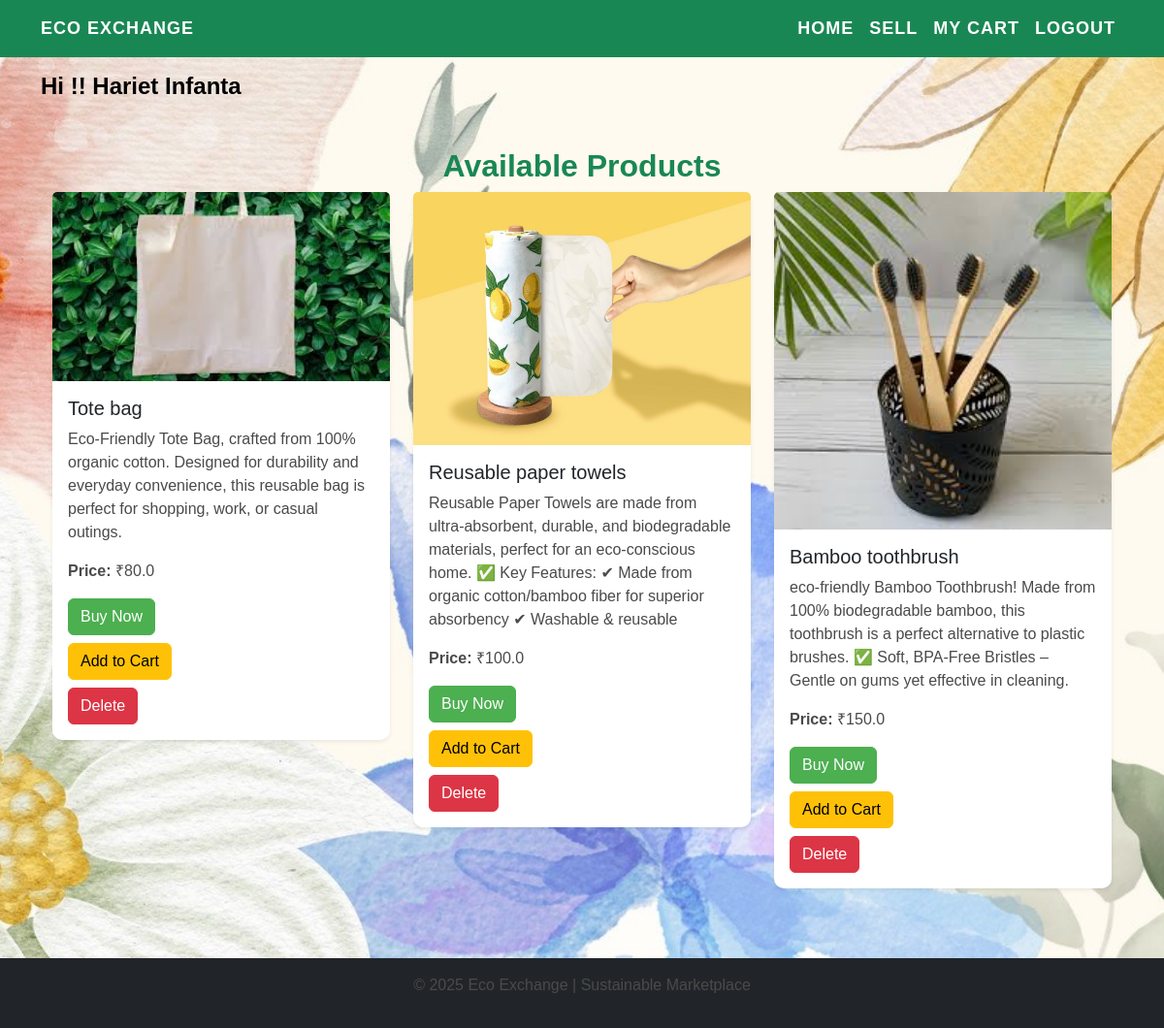
Screenshot of / (signed in) with the database file from the repository.
### models.py (models this page shows)
class User(db.Model, UserMixin):
    id = db.Column(db.Integer, primary_key=True)
    username = db.Column(db.String(100), nullable=False, unique=True)
    email = db.Column(db.String(120), nullable=False, unique=True)
    password = db.Column(db.String(200), nullable=False)
    products = db.relationship('Product', backref='owner', lazy=True)
    cart = db.relationship('Cart', uselist=False, backref='user', lazy=True)  # Ensures one cart per user

class Product(db.Model):
    id = db.Column(db.Integer, primary_key=True)
    name = db.Column(db.String(100), nullable=False)
    description = db.Column(db.Text, nullable=False)
    price = db.Column(db.Float, nullable=False)
    image_url = db.Column(db.String(255), nullable=True)
    user_id = db.Column(db.Integer, db.ForeignKey('user.id'), nullable=False)

### app.py (the view)
@app.route('/')
def home():
    products = Product.query.all()
    return render_template('home.html', products=products)

### app.py (called while the page is built)
@login_manager.user_loader
def load_user(user_id):
    return db.session.get(User, int(user_id))

### templates/home.html (shortened to what this page needs)
{% extends 'base.html' %}
{% block content %}
<div class="container mt-5">
    <h2 class="text-center text-success">Available Products</h2>
    <div class="row">
        {% for product in products %}
        <div class="col-md-4">
            <div class="card mb-4 shadow-sm">
                <img src="{{ product.image_url or url_for('static', filename='default.jpg') }}" class="card-img-top" alt="Product Image">
                <div class="card-body">
                    <h5 class="card-title">{{ product.name }}</h5>
                    <p class="card-text">{{ product.description }}</p>
                    <p class="card-text"><strong>Price:</strong> ₹{{ product.price }}</p>
                    <a href="{{ url_for('buy', product_id=product.id) }}" class="btn btn-success">Buy Now</a>
                    {% if current_user.is_authenticated %}
                    <form action="{{ url_for('add_to_cart', product_id=product.id) }}" method="post" class="mt-2">
                        <button type="submit" class="btn btn-warning">Add to Cart</button>
                    </form>
                    {% endif %}
                    {% if current_user.is_authenticated and current_user.id == product.user_id %}
                    <form action="{{ url_for('delete_product', product_id=product.id) }}" method="post" class="mt-2"
                        onsubmit="return confirm('Are you sure you want to delete this product?');">
                        <button type="submit" class="btn btn-danger">Delete</button>
                    </form>
                    {% endif %}
                </div>
            </div>
        </div>
        {% else %}
        <p class="text-center">No products available yet. <a href="{{ url_for('sell') }}">Sell one now!</a></p>
        {% endfor %}
    </div>
</div>
{% endblock %}

### templates/base.html (shortened to what this page needs)
<!DOCTYPE html>
<html lang="en">
<head>
    <link rel="stylesheet" href="https://cdn.jsdelivr.net/npm/bootstrap@5.3.0/dist/css/bootstrap.min.css">
    <link rel="stylesheet" href="{{ url_for('static', filename='style.css') }}">
</head>
<body>
    <nav class="navbar navbar-expand-lg navbar-dark bg-success">
        <div class="container">
            <a class="navbar-brand text-white fw-bold" href="{{ url_for('home') }}">Eco Exchange</a>
            <div class="collapse navbar-collapse" id="navbarNav">
                <ul class="navbar-nav ms-auto">
                    <li class="nav-item"><a class="nav-link {% if request.endpoint == 'home' %}active{% endif %}" href="{{ url_for('home') }}">Home</a></li>
                    {% if current_user.is_authenticated %}
                        <li class="nav-item"><a class="nav-link {% if request.endpoint == 'sell' %}active{% endif %}" href="{{ url_for('sell') }}">Sell</a></li>
                        <li class="nav-item"><a class="nav-link {% if request.endpoint == 'my_cart' %}active{% endif %}" href="{{ url_for('my_cart') }}">My Cart</a></li>
                        <li class="nav-item"><a class="nav-link" href="{{ url_for('logout') }}">Logout</a></li>
                    {% else %}
                        <li class="nav-item"><a class="nav-link {% if request.endpoint == 'login' %}active{% endif %}" href="{{ url_for('login') }}">Login</a></li>
                        <li class="nav-item"><a class="nav-link {% if request.endpoint == 'register' %}active{% endif %}" href="{{ url_for('register') }}">Register</a></li>
                    {% endif %}
                </ul>
            </div>
        </div>
    </nav>
    <div class="container mt-3">
        {% if current_user.is_authenticated %}
            <h4 class="text-success fw-bold">Hi !! {{ current_user.username.title() }}</h4>
        {% endif %}
    </div>
    <div class="container mt-4">
        {% block content %}{% endblock %}
    </div>
    <footer class="text-center py-3 bg-dark text-white mt-5">
        <p>&copy; 2025 Eco Exchange | Sustainable Marketplace</p>
    </footer>

### static/style.css (style rules this page uses)
.navbar-nav .nav-link, .navbar-brand { color: white !important; font-weight: bold; font-size: 18px; text-transform: uppercase; letter-spacing: 1px; }
h4.text-success { color: black !important; }
h2 { color: black !important; font-weight: bold; }
body { background-image: url('images/eco-pattern.png'); background-size: cover; background-position: center; background-repeat: no-repeat; background-attachment: fixed; font-family: 'Poppins', sans-serif; color: #2E7D32; }
.card { border-radius: 10px; box-shadow: 0 4px 8px rgba(0, 0, 0, 0.1); border: none; background-color: #ffffff; transition: transform 0.2s ease-in-out; }
.btn-success { background-color: #4CAF50; border-color: #4CAF50; }
h5 { color: #2E7D32; }
p { color: #4A4A4A; }

### rows the page displays
User: username "Hariet Infanta"
Product: image_url (picture), name "Tote bag", description "Eco-Friendly Tote Bag, crafted from 100% organic cotton. Designed for durability and everyday convenience, this reusable bag is perfect for shopping, work, or casual outings.", price "80.0"
Product: image_url (picture), name "Reusable paper towels", description "Reusable Paper Towels are made from ultra-absorbent, durable, and biodegradable materials, perfect for an eco-conscious home. ✅ Key Features: ✔ Made from organic cotton/bamboo fiber for superior absorbency ✔ Washable & reusable", price "100.0"
Product: image_url (picture), name "Bamboo toothbrush", description "eco-friendly Bamboo Toothbrush! Made from 100% biodegradable bamboo, this toothbrush is a perfect alternative to plastic brushes. ✅ Soft, BPA-Free Bristles – Gentle on gums yet effective in cleaning.", price "150.0"
